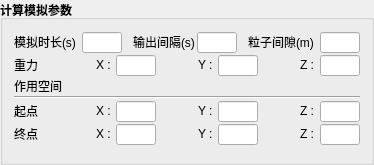
      <widget class="QGroupBox" name="simulation">
       <property name="minimumSize">
        <size>
         <width>0</width>
         <height>165</height>
        </size>
       </property>
       <property name="maximumSize">
        <size>
         <width>16777215</width>
         <height>180</height>
        </size>
       </property>
       <property name="font">
        <font>
         <bold>true</bold>
        </font>
       </property>
       <property name="title">
        <string>计算模拟参数</string>
       </property>
       <layout class="QHBoxLayout" name="horizontalLayout_27">
        <item>
         <layout class="QVBoxLayout" name="verticalLayout_5">
          <property name="spacing">
           <number>1</number>
          </property>
          <item>
           <layout class="QHBoxLayout" name="horizontalLayout_2">
            <property name="spacing">
             <number>2</number>
            </property>
            <item>
             <widget class="QLabel" name="label_1">
              <property name="minimumSize">
               <size>
                <width>50</width>
                <height>14</height>
               </size>
              </property>
              <property name="maximumSize">
               <size>
                <width>70</width>
                <height>16</height>
               </size>
              </property>
              <property name="font">
               <font>
                <pointsize>9</pointsize>
                <bold>false</bold>
               </font>
              </property>
              <property name="text">
               <string>模拟时长(s) </string>
              </property>
             </widget>
            </item>
            <item>
             <widget class="QLineEdit" name="simulation_timemax">
              <property name="minimumSize">
               <size>
                <width>40</width>
                <height>21</height>
               </size>
              </property>
              <property name="maximumSize">
               <size>
                <width>40</width>
                <height>21</height>
               </size>
              </property>
              <property name="font">
               <font>
                <pointsize>9</pointsize>
                <bold>false</bold>
               </font>
              </property>
             </widget>
            </item>
            <item>
             <widget class="QLabel" name="label_e">
              <property name="minimumSize">
               <size>
                <width>2</width>
                <height>16</height>
               </size>
              </property>
              <property name="maximumSize">
               <size>
                <width>30000</width>
                <height>16</height>
               </size>
              </property>
              <property name="font">
               <font>
                <pointsize>9</pointsize>
                <bold>false</bold>
               </font>
              </property>
              <property name="text">
               <string/>
              </property>
             </widget>
            </item>
            <item>
             <widget class="QLabel" name="label_29">
              <property name="minimumSize">
               <size>
                <width>50</width>
                <height>14</height>
               </size>
              </property>
              <property name="maximumSize">
               <size>
                <width>70</width>
                <height>16</height>
               </size>
              </property>
              <property name="font">
               <font>
                <pointsize>9</pointsize>
                <bold>false</bold>
               </font>
              </property>
              <property name="text">
               <string>输出间隔(s)</string>
              </property>
             </widget>
            </item>
            <item>
             <widget class="QLineEdit" name="simulation_timeout">
              <property name="minimumSize">
               <size>
                <width>40</width>
                <height>21</height>
               </size>
              </property>
              <property name="maximumSize">
               <size>
                <width>40</width>
                <height>21</height>
               </size>
              </property>
              <property name="font">
               <font>
                <pointsize>9</pointsize>
                <bold>false</bold>
               </font>
              </property>
             </widget>
            </item>
            <item>
             <widget class="QLabel" name="label_49">
              <property name="minimumSize">
               <size>
                <width>2</width>
                <height>16</height>
               </size>
              </property>
              <property name="maximumSize">
               <size>
                <width>30000</width>
                <height>16</height>
               </size>
              </property>
              <property name="font">
               <font>
                <pointsize>9</pointsize>
                <bold>false</bold>
               </font>
              </property>
              <property name="text">
               <string/>
              </property>
             </widget>
            </item>
            <item>
             <widget class="QLabel" name="label_10">
              <property name="minimumSize">
               <size>
                <width>50</width>
                <height>14</height>
               </size>
              </property>
              <property name="maximumSize">
               <size>
                <width>70</width>
                <height>16</height>
               </size>
              </property>
              <property name="font">
               <font>
                <pointsize>9</pointsize>
                <bold>false</bold>
               </font>
              </property>
              <property name="text">
               <string>粒子间隙(m)  </string>
              </property>
             </widget>
            </item>
            <item>
             <widget class="QLineEdit" name="simulation_dp">
              <property name="minimumSize">
               <size>
                <width>40</width>
                <height>21</height>
               </size>
              </property>
              <property name="maximumSize">
               <size>
                <width>40</width>
                <height>21</height>
               </size>
              </property>
              <property name="font">
               <font>
                <pointsize>9</pointsize>
                <bold>false</bold>
               </font>
              </property>
             </widget>
            </item>
           </layout>
          </item>
          <item>
           <layout class="QHBoxLayout" name="horizontalLayout">
            <property name="spacing">
             <number>0</number>
            </property>
            <property name="leftMargin">
             <number>0</number>
            </property>
            <item>
             <widget class="QLabel" name="label">
              <property name="minimumSize">
               <size>
                <width>40</width>
                <height>14</height>
               </size>
              </property>
              <property name="maximumSize">
               <size>
                <width>40</width>
                <height>16</height>
               </size>
              </property>
              <property name="font">
               <font>
                <pointsize>9</pointsize>
                <bold>false</bold>
               </font>
              </property>
              <property name="text">
               <string>重力</string>
              </property>
             </widget>
            </item>
            <item>
             <widget class="QLabel" name="label_8">
              <property name="minimumSize">
               <size>
                <width>5</width>
                <height>16</height>
               </size>
              </property>
              <property name="maximumSize">
               <size>
                <width>30000</width>
                <height>16</height>
               </size>
              </property>
              <property name="font">
               <font>
                <pointsize>9</pointsize>
                <bold>false</bold>
               </font>
              </property>
              <property name="text">
               <string/>
              </property>
             </widget>
            </item>
            <item>
             <widget class="QLabel" name="label_2">
              <property name="minimumSize">
               <size>
                <width>20</width>
                <height>14</height>
               </size>
              </property>
              <property name="maximumSize">
               <size>
                <width>20</width>
                <height>16</height>
               </size>
              </property>
              <property name="font">
               <font>
                <pointsize>9</pointsize>
                <bold>false</bold>
               </font>
              </property>
              <property name="text">
               <string>X : </string>
              </property>
             </widget>
            </item>
            <item>
             <widget class="QLineEdit" name="simulation_g_x">
              <property name="minimumSize">
               <size>
                <width>40</width>
                <height>21</height>
               </size>
              </property>
              <property name="maximumSize">
               <size>
                <width>40</width>
                <height>21</height>
               </size>
              </property>
              <property name="font">
               <font>
                <pointsize>9</pointsize>
                <bold>false</bold>
               </font>
              </property>
             </widget>
            </item>
            <item>
             <widget class="QLabel" name="label_6">
              <property name="minimumSize">
               <size>
                <width>5</width>
                <height>16</height>
               </size>
              </property>
              <property name="maximumSize">
               <size>
                <width>30000</width>
                <height>16</height>
               </size>
              </property>
              <property name="font">
               <font>
                <pointsize>9</pointsize>
                <bold>false</bold>
               </font>
              </property>
              <property name="text">
               <string/>
              </property>
             </widget>
            </item>
            <item>
             <widget class="QLabel" name="label_3">
              <property name="minimumSize">
               <size>
                <width>20</width>
                <height>14</height>
               </size>
              </property>
              <property name="maximumSize">
               <size>
                <width>20</width>
                <height>16</height>
               </size>
              </property>
              <property name="font">
               <font>
                <pointsize>9</pointsize>
                <bold>false</bold>
               </font>
              </property>
              <property name="text">
               <string>Y : </string>
              </property>
             </widget>
            </item>
            <item>
             <widget class="QLineEdit" name="simulation_g_y">
              <property name="minimumSize">
               <size>
                <width>40</width>
                <height>21</height>
               </size>
              </property>
              <property name="maximumSize">
               <size>
                <width>40</width>
                <height>21</height>
               </size>
              </property>
              <property name="font">
               <font>
                <pointsize>9</pointsize>
                <bold>false</bold>
               </font>
              </property>
             </widget>
            </item>
            <item>
             <widget class="QLabel" name="label_7">
              <property name="minimumSize">
               <size>
                <width>5</width>
                <height>16</height>
               </size>
              </property>
              <property name="maximumSize">
               <size>
                <width>30000</width>
                <height>16</height>
               </size>
              </property>
              <property name="font">
               <font>
                <pointsize>9</pointsize>
                <bold>false</bold>
               </font>
              </property>
              <property name="text">
               <string/>
              </property>
             </widget>
            </item>
            <item>
             <widget class="QLabel" name="label_4">
              <property name="minimumSize">
               <size>
                <width>20</width>
                <height>14</height>
               </size>
              </property>
              <property name="maximumSize">
               <size>
                <width>20</width>
                <height>16</height>
               </size>
              </property>
              <property name="font">
               <font>
                <pointsize>9</pointsize>
                <bold>false</bold>
               </font>
              </property>
              <property name="text">
               <string>Z : </string>
              </property>
             </widget>
            </item>
            <item>
             <widget class="QLineEdit" name="simulation_g_z">
              <property name="minimumSize">
               <size>
                <width>40</width>
                <height>21</height>
               </size>
              </property>
              <property name="maximumSize">
               <size>
                <width>40</width>
                <height>21</height>
               </size>
              </property>
              <property name="font">
               <font>
                <pointsize>9</pointsize>
                <bold>false</bold>
               </font>
              </property>
             </widget>
            </item>
           </layout>
          </item>
          <item>
           <layout class="QHBoxLayout" name="horizontalLayout_19">
            <item>
             <widget class="QLabel" name="label_12">
              <property name="minimumSize">
               <size>
                <width>50</width>
                <height>14</height>
               </size>
              </property>
              <property name="maximumSize">
               <size>
                <width>60</width>
                <height>16</height>
               </size>
              </property>
              <property name="font">
               <font>
                <pointsize>9</pointsize>
                <bold>false</bold>
               </font>
              </property>
              <property name="text">
               <string>作用空间</string>
              </property>
             </widget>
            </item>
            <item>
             <widget class="QLabel" name="label_43">
              <property name="minimumSize">
               <size>
                <width>20</width>
                <height>16</height>
               </size>
              </property>
              <property name="maximumSize">
               <size>
                <width>30000</width>
                <height>16</height>
               </size>
              </property>
              <property name="font">
               <font>
                <pointsize>9</pointsize>
                <bold>false</bold>
               </font>
              </property>
              <property name="text">
               <string/>
              </property>
             </widget>
            </item>
           </layout>
          </item>
          <item>
           <widget class="Line" name="line">
            <property name="orientation">
             <enum>Qt::Horizontal</enum>
            </property>
           </widget>
          </item>
          <item>
           <layout class="QHBoxLayout" name="horizontalLayout_3">
            <property name="spacing">
             <number>0</number>
            </property>
            <property name="leftMargin">
             <number>0</number>
            </property>
            <item>
             <widget class="QLabel" name="label_15">
              <property name="minimumSize">
               <size>
                <width>40</width>
                <height>14</height>
               </size>
              </property>
              <property name="maximumSize">
               <size>
                <width>40</width>
                <height>16</height>
               </size>
              </property>
              <property name="font">
               <font>
                <pointsize>9</pointsize>
                <bold>false</bold>
               </font>
              </property>
              <property name="text">
               <string>起点</string>
              </property>
             </widget>
            </item>
            <item>
             <widget class="QLabel" name="label_16">
              <property name="minimumSize">
               <size>
                <width>5</width>
                <height>16</height>
               </size>
              </property>
              <property name="maximumSize">
               <size>
                <width>30000</width>
                <height>16</height>
               </size>
              </property>
              <property name="font">
               <font>
                <pointsize>9</pointsize>
                <bold>false</bold>
               </font>
              </property>
              <property name="text">
               <string/>
              </property>
             </widget>
            </item>
            <item>
             <widget class="QLabel" name="label_17">
              <property name="minimumSize">
               <size>
                <width>20</width>
                <height>14</height>
               </size>
              </property>
              <property name="maximumSize">
               <size>
                <width>20</width>
                <height>16</height>
               </size>
              </property>
              <property name="font">
               <font>
                <pointsize>9</pointsize>
                <bold>false</bold>
               </font>
              </property>
              <property name="text">
               <string>X : </string>
              </property>
             </widget>
            </item>
            <item>
             <widget class="QLineEdit" name="simulation_pointmin_x">
              <property name="minimumSize">
               <size>
                <width>40</width>
                <height>21</height>
               </size>
              </property>
              <property name="maximumSize">
               <size>
                <width>40</width>
                <height>21</height>
               </size>
              </property>
              <property name="font">
               <font>
                <pointsize>9</pointsize>
                <bold>false</bold>
               </font>
              </property>
             </widget>
            </item>
            <item>
             <widget class="QLabel" name="label_18">
              <property name="minimumSize">
               <size>
                <width>5</width>
                <height>16</height>
               </size>
              </property>
              <property name="maximumSize">
               <size>
                <width>30000</width>
                <height>16</height>
               </size>
              </property>
              <property name="font">
               <font>
                <pointsize>9</pointsize>
                <bold>false</bold>
               </font>
              </property>
              <property name="text">
               <string/>
              </property>
             </widget>
            </item>
            <item>
             <widget class="QLabel" name="label_19">
              <property name="minimumSize">
               <size>
                <width>20</width>
                <height>14</height>
               </size>
              </property>
              <property name="maximumSize">
               <size>
                <width>20</width>
                <height>16</height>
               </size>
              </property>
              <property name="font">
               <font>
                <pointsize>9</pointsize>
                <bold>false</bold>
               </font>
              </property>
              <property name="text">
               <string>Y : </string>
              </property>
             </widget>
            </item>
            <item>
             <widget class="QLineEdit" name="simulation_pointmin_y">
              <property name="minimumSize">
               <size>
                <width>40</width>
                <height>21</height>
               </size>
              </property>
              <property name="maximumSize">
               <size>
                <width>40</width>
                <height>21</height>
               </size>
              </property>
              <property name="font">
               <font>
                <pointsize>9</pointsize>
                <bold>false</bold>
               </font>
              </property>
             </widget>
            </item>
            <item>
             <widget class="QLabel" name="label_20">
              <property name="minimumSize">
               <size>
                <width>5</width>
                <height>16</height>
               </size>
              </property>
              <property name="maximumSize">
               <size>
                <width>30000</width>
                <height>16</height>
               </size>
              </property>
              <property name="font">
               <font>
                <pointsize>9</pointsize>
                <bold>false</bold>
               </font>
              </property>
              <property name="text">
               <string/>
              </property>
             </widget>
            </item>
            <item>
             <widget class="QLabel" name="label_21">
              <property name="minimumSize">
               <size>
                <width>20</width>
                <height>14</height>
               </size>
              </property>
              <property name="maximumSize">
               <size>
                <width>20</width>
                <height>16</height>
               </size>
              </property>
              <property name="font">
               <font>
                <pointsize>9</pointsize>
                <bold>false</bold>
               </font>
              </property>
              <property name="text">
               <string>Z : </string>
              </property>
             </widget>
            </item>
            <item>
             <widget class="QLineEdit" name="simulation_pointmin_z">
              <property name="minimumSize">
               <size>
                <width>40</width>
                <height>21</height>
               </size>
              </property>
              <property name="maximumSize">
               <size>
                <width>40</width>
                <height>21</height>
               </size>
              </property>
              <property name="font">
               <font>
                <pointsize>9</pointsize>
                <bold>false</bold>
               </font>
              </property>
             </widget>
            </item>
           </layout>
          </item>
          <item>
           <layout class="QHBoxLayout" name="horizontalLayout_4">
            <property name="spacing">
             <number>0</number>
            </property>
            <property name="leftMargin">
             <number>0</number>
            </property>
            <item>
             <widget class="QLabel" name="label_22">
              <property name="minimumSize">
               <size>
                <width>40</width>
                <height>14</height>
               </size>
              </property>
              <property name="maximumSize">
               <size>
                <width>40</width>
                <height>16</height>
               </size>
              </property>
              <property name="font">
               <font>
                <pointsize>9</pointsize>
                <bold>false</bold>
               </font>
              </property>
              <property name="text">
               <string>终点</string>
              </property>
             </widget>
            </item>
            <item>
             <widget class="QLabel" name="label_23">
              <property name="minimumSize">
               <size>
                <width>5</width>
                <height>16</height>
               </size>
              </property>
              <property name="maximumSize">
               <size>
                <width>30000</width>
                <height>16</height>
               </size>
              </property>
              <property name="font">
               <font>
                <pointsize>9</pointsize>
                <bold>false</bold>
               </font>
              </property>
              <property name="text">
               <string/>
              </property>
             </widget>
            </item>
            <item>
             <widget class="QLabel" name="label_24">
              <property name="minimumSize">
               <size>
                <width>20</width>
                <height>14</height>
               </size>
              </property>
              <property name="maximumSize">
               <size>
                <width>20</width>
                <height>16</height>
               </size>
              </property>
              <property name="font">
               <font>
                <pointsize>9</pointsize>
                <bold>false</bold>
               </font>
              </property>
              <property name="text">
               <string>X : </string>
              </property>
             </widget>
            </item>
            <item>
             <widget class="QLineEdit" name="simulation_pointmax_x">
              <property name="minimumSize">
               <size>
                <width>40</width>
                <height>21</height>
               </size>
              </property>
              <property name="maximumSize">
               <size>
                <width>40</width>
                <height>21</height>
               </size>
              </property>
              <property name="font">
               <font>
                <pointsize>9</pointsize>
                <bold>false</bold>
               </font>
              </property>
             </widget>
            </item>
            <item>
             <widget class="QLabel" name="label_25">
              <property name="minimumSize">
               <size>
                <width>5</width>
                <height>16</height>
               </size>
              </property>
              <property name="maximumSize">
               <size>
                <width>30000</width>
                <height>16</height>
               </size>
              </property>
              <property name="font">
               <font>
                <pointsize>9</pointsize>
                <bold>false</bold>
               </font>
              </property>
              <property name="text">
               <string/>
              </property>
             </widget>
            </item>
            <item>
             <widget class="QLabel" name="label_26">
              <property name="minimumSize">
               <size>
                <width>20</width>
                <height>14</height>
               </size>
              </property>
              <property name="maximumSize">
               <size>
                <width>20</width>
                <height>16</height>
               </size>
              </property>
              <property name="font">
               <font>
                <pointsize>9</pointsize>
                <bold>false</bold>
               </font>
              </property>
              <property name="text">
               <string>Y : </string>
              </property>
             </widget>
            </item>
            <item>
             <widget class="QLineEdit" name="simulation_pointmax_y">
              <property name="minimumSize">
               <size>
                <width>40</width>
                <height>21</height>
               </size>
              </property>
              <property name="maximumSize">
               <size>
                <width>40</width>
                <height>21</height>
               </size>
              </property>
              <property name="font">
               <font>
                <pointsize>9</pointsize>
                <bold>false</bold>
               </font>
              </property>
             </widget>
            </item>
            <item>
             <widget class="QLabel" name="label_44">
              <property name="minimumSize">
               <size>
                <width>20</width>
                <height>16</height>
               </size>
              </property>
              <property name="maximumSize">
               <size>
                <width>30000</width>
                <height>16</height>
               </size>
              </property>
              <property name="font">
               <font>
                <pointsize>9</pointsize>
                <bold>false</bold>
               </font>
              </property>
              <property name="text">
               <string/>
              </property>
             </widget>
            </item>
            <item>
             <widget class="QLabel" name="label_28">
              <property name="minimumSize">
               <size>
                <width>20</width>
                <height>14</height>
               </size>
              </property>
              <property name="maximumSize">
               <size>
                <width>20</width>
                <height>16</height>
               </size>
              </property>
              <property name="font">
               <font>
                <pointsize>9</pointsize>
                <bold>false</bold>
               </font>
              </property>
              <property name="text">
               <string>Z : </string>
              </property>
             </widget>
            </item>
            <item>
             <widget class="QLineEdit" name="simulation_pointmax_z">
              <property name="minimumSize">
               <size>
                <width>40</width>
                <height>21</height>
               </size>
              </property>
              <property name="maximumSize">
               <size>
                <width>40</width>
                <height>21</height>
               </size>
              </property>
              <property name="font">
               <font>
                <pointsize>9</pointsize>
                <bold>false</bold>
               </font>
              </property>
             </widget>
            </item>
           </layout>
          </item>
         </layout>
        </item>
       </layout>
      </widget>
